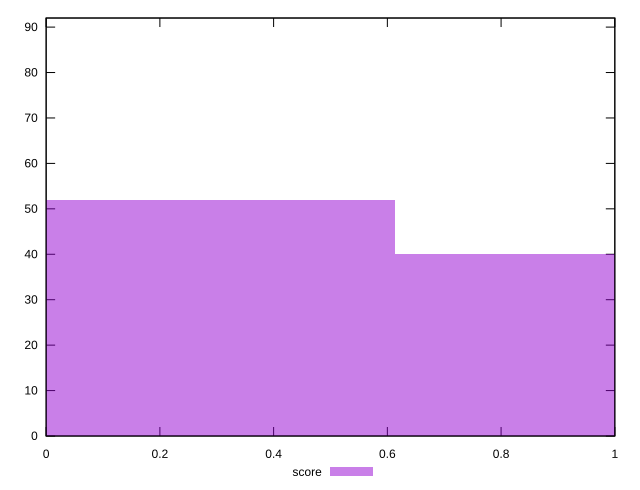

Write gnuplot code to recreate this figure.
reset

$score <<EOF
0 52
1.2266433382813202 40
EOF

set key outside below
set boxwidth 1.2266433382813202
set xrange [0:1]
set yrange [0:92]
set trange [0:92]
set style fill transparent solid 0.5 noborder
set terminal svg size 640, 490 enhanced background rgb 'white'
set output "reports/report_00028_2021-02-24T12-49-42.674Z/third-party-summary/samples/agenda/score/histogram.svg"

plot $score title "score" with boxes

reset
